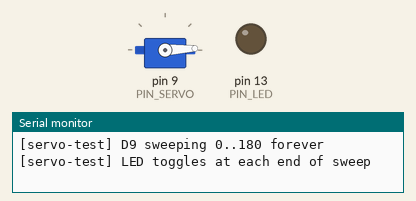
Bench run of a sketch on a simulated Arduino Nano, built with avr-gcc and run on an emulated ATmega328P. Parts: servo, output pins drawn as LEDs (lit = HIGH), the last lines printed to the serial monitor.

Above: at 1.05 s.
At 2.0 s:
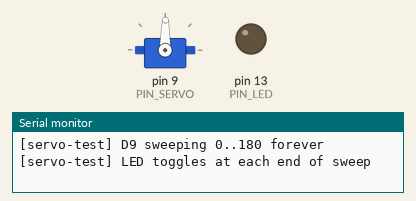
At 2.95 s:
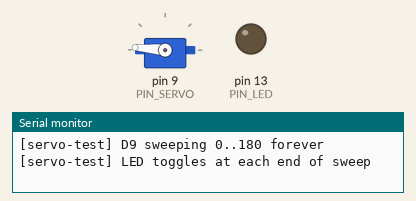
At 4.95 s:
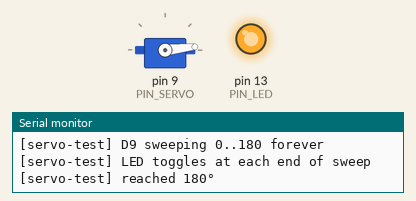
Timing chart, 0 to 6.2 s (numbered marks = the images above):
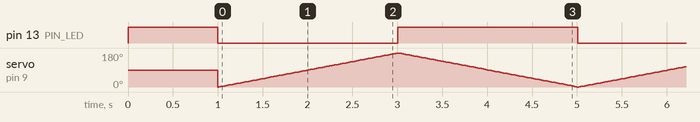

The sketch:

servo_test.ino
```cpp
// Minimal servo-on-D9 isolation test. No MCP2515, no CAN, no SPI.
// If the servo doesn't move when this sketch is running, the fault is
// power/wiring/signal-pin — not in the gripper firmware.
//
// Behavior on boot:
//   1) D13 (LED_BUILTIN) goes ON for 1s (visual: AVR is alive).
//   2) Servo on D9 goes to 90° (mid).
//   3) Forever: sweep 0° → 180° → 0° in 1° steps, ~2s per direction.
//      The on-board LED toggles at each direction reversal so you can
//      verify the loop is running even if the servo isn't moving.
//
// Wiring (must match):
//   Servo signal (orange) -> Nano D9
//   Servo VCC    (red)    -> external 5V supply (≥2 A for MG945)
//   Servo GND    (brown)  -> external supply GND, also tied to Nano GND
//
// Build/flash:
//   ./flash.sh --sketch servo_test --port /dev/ttyUSB0
// (no --crystal flag needed — we don't touch CAN here)

#include <Servo.h>

static const uint8_t PIN_SERVO = 9;
static const uint8_t PIN_LED   = LED_BUILTIN;

Servo s;

void setup() {
    Serial.begin(115200);
    pinMode(PIN_LED, OUTPUT);
    digitalWrite(PIN_LED, HIGH);
    delay(1000);
    digitalWrite(PIN_LED, LOW);

    s.attach(PIN_SERVO);
    s.write(90);
    Serial.println(F("[servo-test] D9 sweeping 0..180 forever"));
    Serial.println(F("[servo-test] LED toggles at each end of sweep"));
}

void loop() {
    for (int a = 0; a <= 180; a++) { s.write(a); delay(11); }
    digitalWrite(PIN_LED, !digitalRead(PIN_LED));
    Serial.println(F("[servo-test] reached 180°"));
    for (int a = 180; a >= 0; a--) { s.write(a); delay(11); }
    digitalWrite(PIN_LED, !digitalRead(PIN_LED));
    Serial.println(F("[servo-test] reached 0°"));
}
```

Measured:
- by itself, pin 13 (PIN_LED): alternates HIGH for 2.0 s and LOW for 2.0 s
